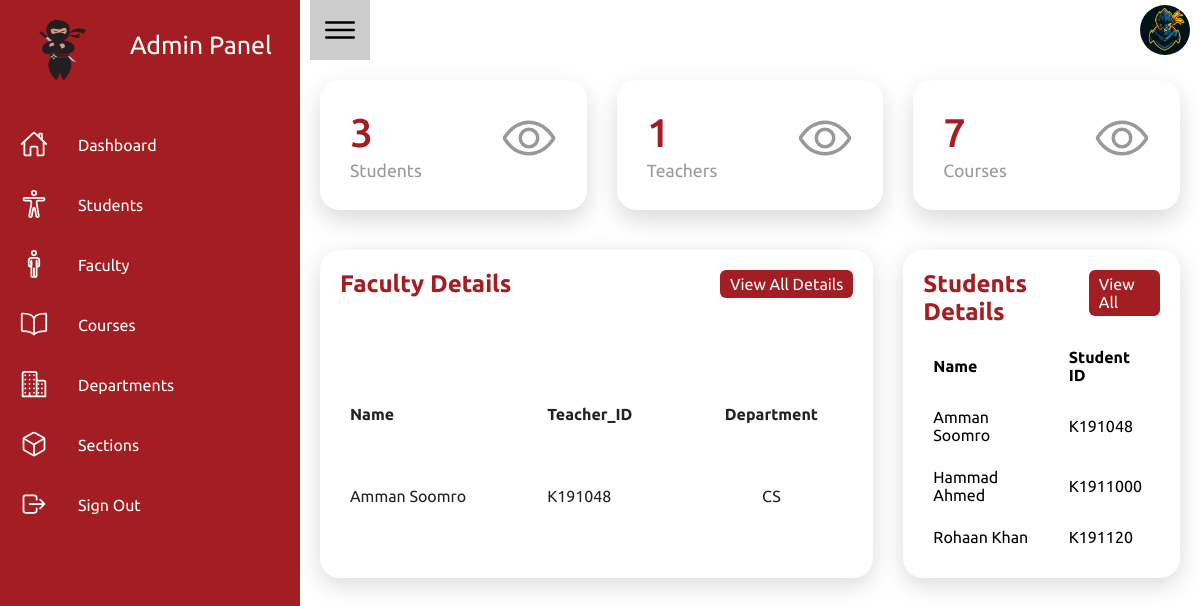
The app's page /Admin_Panel.php (signed in) with its own data.
### tables this page shows
CREATE TABLE `teacher_details` (
  `Name` varchar(20) NOT NULL,
  `Gender` varchar(8) NOT NULL,
  `Address` varchar(50) NOT NULL,
  `Salary` int(8) NOT NULL,
  `Teacher_ID` varchar(10) NOT NULL,
  `Department_ID` varchar(25) NOT NULL,
  `Password` varchar(25) NOT NULL
);

CREATE TABLE `student_details` (
  `Name` varchar(25) NOT NULL,
  `Gender` varchar(8) NOT NULL,
  `Address` varchar(50) NOT NULL,
  `Student_ID` varchar(25) NOT NULL,
  `Password` varchar(25) NOT NULL
);

### Admin_Panel.php (the view, shortened to what this page needs)
<?php
include_once "connect.php";
$query = "SELECT * FROM teacher_details ORDER BY teacher_id LIMIT 10";
$result = $conn->query($query);
$query2 = "SELECT * FROM student_details ORDER BY student_id LIMIT 10";
$result2 = $conn->query($query2);
?>
<!DOCTYPE html>
<html lang="en">
<head>
    <link rel="stylesheet" href="CSS/Admin_Panel.css" />
</head>
<body>
    <div class="container">
        <?php include("Includes/NavBar_Admin_Panel.php") ?>
        <div class="main">
            <div class="topbar">
                <div class="toggle">
                    <ion-icon name="menu-outline"></ion-icon>
                </div>
                <div class="user">
                    <span class="icon"><img src="Pictures/UserIcon.jpg" width="80px" position="relative" /></span>
                </div>
            </div>
            <div class="cardBox">
                <div class="card">
                    <div>
                        <div class="numbers">
                            <?php
                $count_rows = "SELECT Student_ID from student_details ORDER BY Student_ID";
                $count_rows_output = $conn->query($count_rows);
                $rows = mysqli_num_rows($count_rows_output);
                echo $rows;
                ?>
                        </div>
                        <div class="cardName">Students</div>
                    </div>
                    <div class="iconBx">
                        <ion-icon name="eye-outline"></ion-icon>
                    </div>
                </div>
                <div class="card">
                    <div>
                        <div class="numbers">
                            <?php
                $count_rows = "SELECT Teacher_ID from teacher_details ORDER BY Teacher_ID";
                $count_rows_output = $conn->query($count_rows);
                $rows = mysqli_num_rows($count_rows_output);
                echo $rows;
                ?></div>
                        <div class="cardName">Teachers</div>
                    </div>
                    <div class="iconBx">
                        <ion-icon name="eye-outline"></ion-icon>
                    </div>
                </div>
                <div class="card">
                    <div>
                        <div class="numbers">
                            <?php
                $count_rows = "SELECT Course_ID from course_details ORDER BY Course_ID";
                $count_rows_output = $conn->query($count_rows);
                $rows = mysqli_num_rows($count_rows_output);
                echo $rows;
                ?></div>
                        <div class="cardName">Courses</div>
                    </div>
                    <div class="iconBx">
                        <ion-icon name="eye-outline"></ion-icon>
                    </div>
                </div>
            </div>
            <div class="details">
                <div class="recentOrders">
                    <div class="cardHeader">
                        <h2>Faculty Details</h2>
                        <a href="Faculty_Details.php" class="btn">View All Details</a>
                    </div>
                    <table>
                        <thead>
                            <tr>
                                <td>Name</td>
                                <td>Teacher_ID</td>
                                <td>Department</td>
                            </tr>
                        </thead>
                        <tbody>
                            <?php while ($rows = $result->fetch_assoc()) { ?>
                            <tr>
                                <td> <?php echo $rows["Name"]; ?> </td>
                                <td> <?php echo $rows["Teacher_ID"]; ?> </td>
                                <td> <?php echo $rows["Department_ID"]; ?> </td>
                            </tr>
                            <?php } ?>
                        </tbody>
                    </table>
                </div>
                <div class="recentCustomers">
                    <div class="cardHeader">
                        <h2>Students Details</h2>
                        <a href="Student_Details.php" class="btn">View All</a>
                    </div>
                    <table>
                        <thead>
                            <tr>
                                <td>Name</td>
                                <td>Student ID</td>
                            </tr>
                        </thead>
                        <tbody>
                            <?php while ($rows2 = $result2->fetch_assoc()) { ?>
                            <tr>
                                <td> <?php echo $rows2["Name"]; ?> </td>
                                <td> <?php echo $rows2["Student_ID"]; ?> </td>
                            </tr>
                            <?php } ?>
                        </tbody>
                    </table>
                </div>
            </div>
        </div>
    </div>
</body>
</html>

### CSS/Admin_Panel.css (style rules this page uses)
* { margin: 0; padding: 0; box-sizing: border-box; font-family: "Ubuntu", sans-serif; }
:root { --blue: #a31e22; --white: white; --grey: #f5f5f5; --black1: #222; --black2: #999; --backgound: #10191e; }
body { min-height: 100vh; overflow-x: hidden; background: var(--white); }
.container { position: relative; width: 100%; }
.main { position: absolute; width: calc(100% - 300px); left: 300px; min-height: 100vh; background: var(--white); transition: 0.5s; }
.topbar { width: 100%; height: 60px; display: flex; justify-content: space-between; align-items: center; padding: 0 10px; }
.toggle { position: relative; top: 0; width: 60px; height: 60px; background: #ccc; display: flex; justify-content: center; align-items: center; font-size: 2.5em; cursor: pointer; }
.user { position: relative; width: 50px; height: 50px; border-radius: 50%; overflow: hidden; cursor: pointer; }
.user img { position: absolute; top: 0; left: 0; width: 100%; height: 100%; object-fit: cover; }
.cardBox { position: relative; width: 100%; padding: 20px; display: grid; grid-template-columns: repeat(3, 1fr); grid-gap: 30px; }
.cardBox .card { position: relative; background: var(--white); padding: 30px; border-radius: 20px; display: flex; justify-content: space-between; box-shadow: 0 10px 25px rgba(0, 0, 0, 0.15); }
.cardBox .card .numbers { position: relative; font-weight: 500; font-size: 2.5em; color: var(--blue); }
.cardBox .card .cardName { color: var(--black2); font-size: 1.1em; margin-top: 5px; }
.cardBox .card .iconBx { font-size: 3.5em; color: var(--black2); }
.details { position: relative; width: 100%; padding: 20px; display: grid; grid-template-columns: 2fr 1fr; grid-gap: 30px; }
.details .recentOrders { position: relative; display: grid; min-height: 100px; background: var(--white); padding: 20px; box-shadow: 0 7px 25px rgba(0, 0, 0, 0.15); border-radius: 20px; }
.cardHeader { display: flex; justify-content: space-between; align-items: flex-start; }
.cardHeader h2 { font-weight: 600; color: var(--blue); }
.btn { position: relative; padding: 5px 10px; background: var(--blue); text-decoration: none; color: var(--white); border-radius: 6px; }
.details table { width: 100%; border-collapse: collapse; margin-top: 10px; }
.details table thead td { font-weight: 800; }
.details .recentOrders table tr { color: var(--black1); border-bottom: 1px solid rgba(0, 0, 0, 0.1); }
.details .recentOrders table tr:last-child { border-bottom: none; }
.details .recentOrders table tr td { padding: 10px; }
.details .recentOrders table tr td:last-child { text-align: end; }
.details .recentOrders table tr td:nth-child(3) { text-align: center; }
.recentCustomers { position: relative; display: grid; min-height: 100px; padding: 20px; box-shadow: 0 7px 25px rgba(0, 0, 0, 0.15); border-radius: 20px; background: var(--white); }
.recentCustomers table tr td { padding: 12px 10px; }

### records on screen
teacher_details: Name "Amman Soomro", Teacher_ID "K191048", Department_ID "CS"
student_details: Name "Amman Soomro", Student_ID "K191048"
student_details: Name "Hammad Ahmed", Student_ID "K1911000"
student_details: Name "Rohaan Khan", Student_ID "K191120"

### other values on screen
$rows "3"
$rows "1"
$rows "7"
